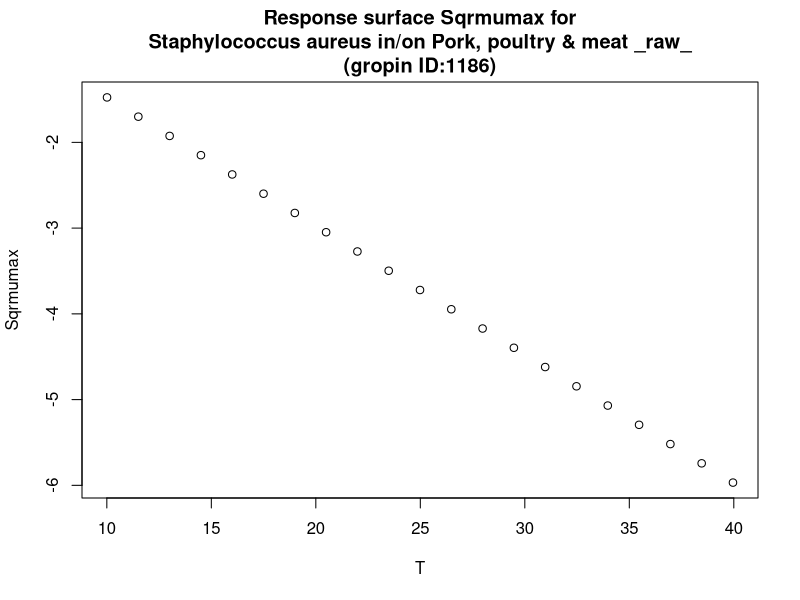

Reproduce this figure in R.
#############################
# start of Parameter script
#############################
T <- seq(10.01,39.96003996004,length.out=21)
#############################
# end of Parameter script
#############################
############################# 
# start of Model script Gropin ID 1186 
#############################
 
# constant coefficients for this model
 
variables <- data.frame(T)
argumentsPar <- expand.grid(variables)
 
# heart of the model
response_surface <- function(T) {
   mumax <-(-0.150*(T-0.173))

return(mumax=mumax)
} 

# output parameters
responseSurface <- cbind(argumentsPar,response_surface(argumentsPar['T']))
colnames(responseSurface) <- c(colnames(argumentsPar),'Sqrmumax')
#############################
# End of Model script
#############################
############################# 
# start of Visualisation script Gropin ID 1186 
#############################
plot(T,responseSurface$'Sqrmumax',xlab='T',
                          ylab='Sqrmumax',main='Response surface Sqrmumax for
Staphylococcus aureus in/on Pork, poultry & meat _raw_
(gropin ID:1186)')
#############################
# End of Visualisation script
#############################
